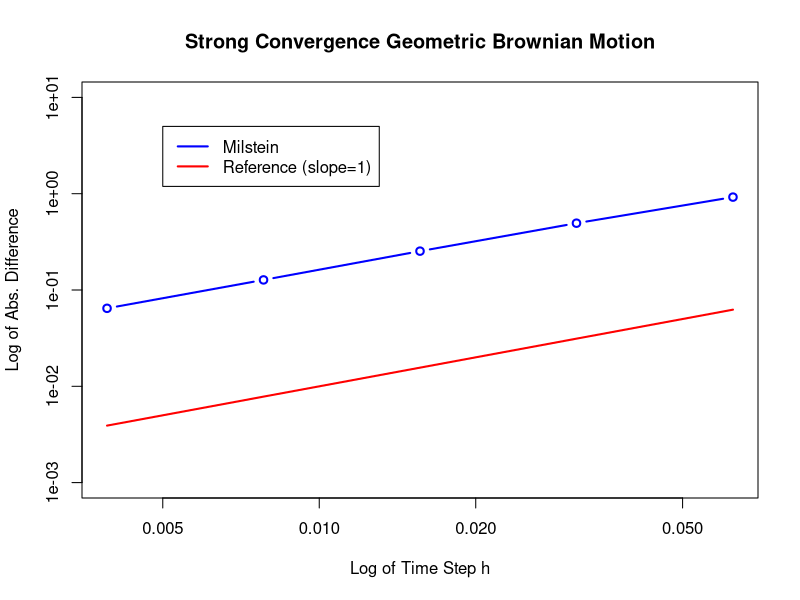
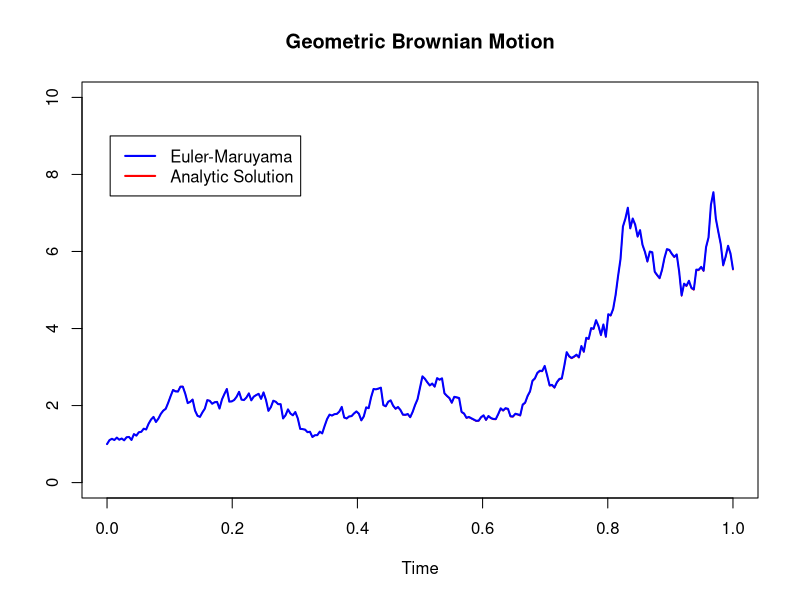

These figures' R source, in order:
lamb  = 2
mu    = 1
Xzero = 1

################## PARTE I #########################
# Fazendo os gráficos dos erros
T  = 1
N  = 2**9 # number of discrete time steps
dt = T/N
M  = 2000 # number of repetitions
P  = 5
Xerr   = matrix(rep(0,M*P),ncol=P)

for(s in 1:M)
{
    dW = sqrt(dt)*rnorm(N)
    WT  = sum(dW)
    
    # Analytic solution
    Xtrue = Xzero*exp((lamb-0.5*mu**2)*T+mu*WT)
    
    # Euler-Maruyama:
    for( p in 1:5 )
    {
        R=2**p
        L=N/R
        Dt=R*dt
        Xem=Xzero
        for( j in 1:floor(L))
        {
            Winc= sum(dW[(R*(j-1)+1):(R*j)])
            Xem = Xem + lamb*Xem*Dt + mu*Xem*Winc + 0.5*(mu^2)*Xem*(Winc^2-Dt)
        }
        Xerr[s,p]=abs(Xem-Xtrue)
    }
}

# Tirando a média do erro para cada p 
mXerr = colMeans(Xerr)

# Fazendo o gráfico do erro
dts = c(dt*2**(1:5))
plot(dts,mXerr,main="Strong Convergence Geometric Brownian Motion",
     ylab="Log of Abs. Difference",
     xlab="Log of Time Step h",type="b",col="blue",ylim=c(0.001,10),lwd=2,log="xy")
lines(dts,dts,lwd=2,col="red")
legend(0.005, 5, legend=c("Milstein", "Reference (slope=1)"),
       col=c("blue", "red"), lty=1, lwd=2)


################## PARTE II #########################
# Fazendo os gráficos dos caminhos
p = 1
R=2**p
L=N/R
Dt=R*dt

set.seed(15) # Fazendo a semente ser 15 para dar sempre o mesmo caminho
time = seq(0,T,Dt)
dW = sqrt(dt)*rnorm(N)
    
# Analytic solution
XtrueV = rep(0,floor(L)+1)
XtrueV[1] = Xzero
for(j in 1:floor(L)){
    W = sum(dW[0:(R*j)])
    XtrueV[j+1] = Xzero*exp((lamb-0.5*mu**2)*(j*Dt)+mu*W)
}
    
# Euler-Maruyama:
XemV = rep(0,floor(L)+1)
XemV[1]=Xzero
for(j in 1:floor(L))
{
    Winc= sum(dW[(R*(j-1)+1):(R*j)])
    XemV[j+1] = XemV[j] + lamb*XemV[j]*Dt + mu*XemV[j]*Winc + 0.5*(mu^2)*XemV[j]*(Winc^2-Dt)
}
plot(time,XtrueV,main="Geometric Brownian Motion",
     ylab="",xlab="Time",type="l",col="red",ylim=c(0,10))
lines(time,XemV,type="l",lwd=2,col="blue")
legend(0.005,9, legend=c("Euler-Maruyama", "Analytic Solution"),
       col=c("blue", "red"), lty=1, lwd=2)
